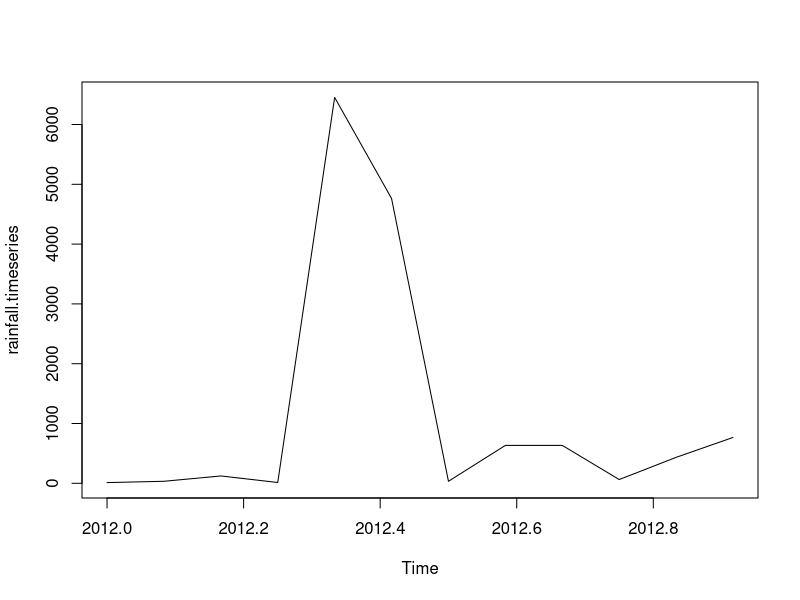
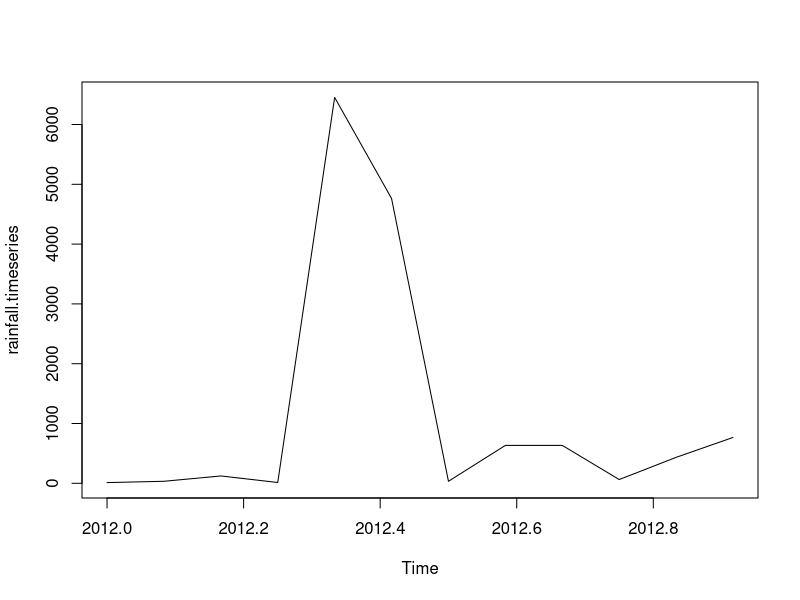

Write the R code that produced these figures, in order.
rainfall<-c(12,34,123,14,6453,4763,34,634,634,63,434,767)

rainfall.timeseries<-ts(rainfall,start = c(2012), frequency = 12)

print(rainfall.timeseries)

png(file="rainfall.png")

plot(rainfall.timeseries)

dev.off()

#classification

rainfall<-c(12,34,123,14,6453,4763,34,634,634,63,434,767)

rainfall.timeseries<-ts(rainfall, start = c(2012), frequency = 12)

print(rainfall.timeseries)
png(file="rainfall.png")
plot(rainfall.timeseries)
dev.off()